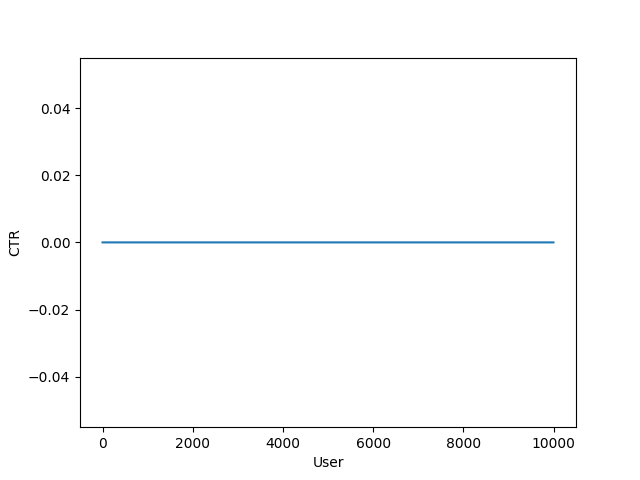

Here is the Python script that generated this plot:
import numpy as np
import pandas as pd
import random
import matplotlib.pyplot as plt

# Load the data from CSV
data = pd.read_csv('AdsCTR_Optimisation.csv')
num_ads = data.shape[1] - 1
num_users = data.shape[0]
ads = data.values[:, :-1]
clicks = data.values[:, -1]

# Define the agent
counts = np.zeros(num_ads) # Number of times each ad has been selected
sum_rewards = np.zeros(num_ads) # Sum of rewards for each ad
total_reward = 0
ucb_values = np.zeros(num_ads) # UCB values for each ad
for i in range(num_ads):
    ad = i
    reward = clicks[ad]
    counts[ad] += 1
    sum_rewards[ad] += reward
    total_reward += reward

# Define the UCB loop
rewards = []
for i in range(1, num_users):
    ad = 0
    max_ucb = 0
    for j in range(num_ads):
        if counts[j] > 0:
            average_reward = sum_rewards[j] / counts[j]
            delta = np.sqrt(2 * np.log(i) / counts[j])
            ucb = average_reward + delta
        else:
            ucb = 1e400
        ucb_values[j] = ucb
        if ucb > max_ucb:
            max_ucb = ucb
            ad = j
    reward = clicks[ad]
    counts[ad] += 1
    sum_rewards[ad] += reward
    total_reward += reward
    rewards.append(reward)

# Plot the rewards over time
plt.plot(np.cumsum(rewards) / np.arange(1, num_users))
plt.xlabel('User')
plt.ylabel('CTR')
plt.show()
